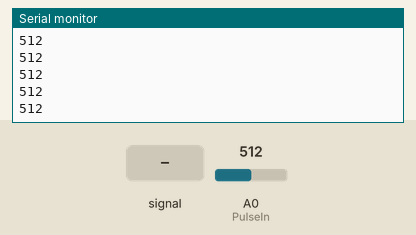
Simulated run of this sketch. Board: Arduino Uno, built with avr-gcc and run on an emulated ATmega328P. Parts: the last lines printed to the serial monitor. The inputs (shaded band) are chosen by the test bench; at power-on: A0 (PulseIn) = 512.

Above: at 1.2 s.
1.3 s: A0 (PulseIn) fed a 200 Hz sine of ±81 counts around its level
At 2.1 s:
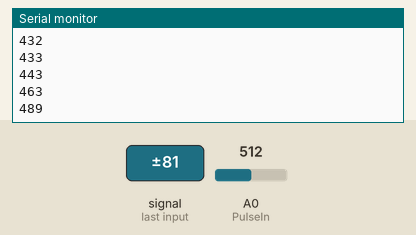
2.8 s: A0 (PulseIn) set to 716
At 3.8 s:
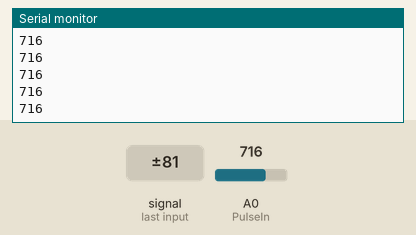
4.3 s: A0 (PulseIn) fed a 1000 Hz sine of ±255 counts around its level
5.8 s: A0 (PulseIn) set to 511
At 6.4 s:
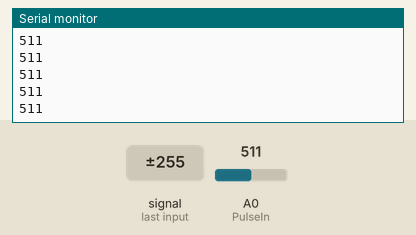
Timing chart, 0 to 8.3 s (numbered marks = the images above; inputs shaded):
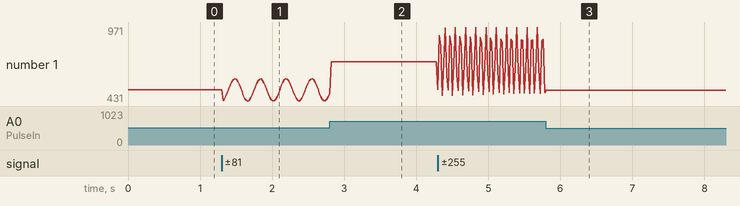

The sketch:

PulseReadTest.ino
```cpp
/*
 * PulseReadTest.ino
 * Pulse reading test program.
 *
 * [How to use]
 * 1. Compile and Write to arduino.
 * 2. Open Serial Monitor or Serial Plotor
 */

//assign pulse read pin num.
const int PulseIn = 0;

void setup() {
  pinMode(PulseIn,INPUT);
  Serial.begin(9600);
}

void loop() {
  int pulse = analogRead(PulseIn);
  Serial.println(pulse);
  delay(20);
}
```

Measured:
- after the input at 1.3 s, the serial monitor: prints a new line at once (image 1)
- after the input at 2.8 s, the serial monitor: prints a new line at once (image 2)
- plotted number 1: 512 → 487 after the input at 1.3 s, 487 → 716 after the input at 2.8 s, 716 → 491 after the input at 4.3 s
